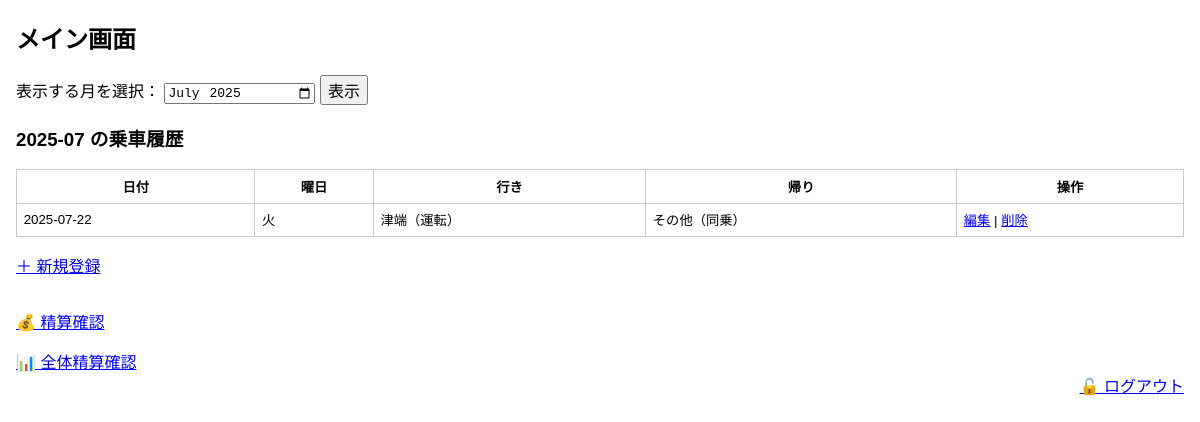
The app's page / (signed in) with its own data.
### tables this page shows
CREATE TABLE ride_records (
    id INTEGER PRIMARY KEY AUTOINCREMENT,
    user_id INTEGER NOT NULL,
    date TEXT NOT NULL,
    go_location_id INTEGER,
    go_driver BOOLEAN,
    back_location_id INTEGER,
    back_driver BOOLEAN,
    FOREIGN KEY(user_id) REFERENCES user(id),
    FOREIGN KEY(go_location_id) REFERENCES locations(id),
    FOREIGN KEY(back_location_id) REFERENCES locations(id)
);

CREATE TABLE locations (
    id INTEGER PRIMARY KEY AUTOINCREMENT,
    name TEXT NOT NULL UNIQUE,
    price INTEGER NOT NULL
);

### app.py (the view)
@app.route("/")
@login_required
def index():
    month_str = request.args.get("month")
    if month_str:
        year, month = map(int, month_str.split("-"))
    else:
        now = datetime.now()
        year, month = now.year, now.month
        month_str = now.strftime("%Y-%m")
    db = get_db()
    ride_list = db.execute("""
        SELECT r.id, r.date, g.name as go_location, r.go_driver,
               b.name as back_location, r.back_driver
        FROM ride_records r
        LEFT JOIN locations g ON r.go_location_id = g.id
        LEFT JOIN locations b ON r.back_location_id = b.id
        WHERE r.user_id = ?
        AND strftime('%Y-%m', r.date) = ?
        ORDER BY r.date DESC
    """, [current_user.id, month_str]).fetchall()
    def get_weekday(date_str):
        y, m, d = map(int, date_str.split("-"))
        return ["月", "火", "水", "木", "金", "土", "日"][datetime(y, m, d).weekday()]
    rides = []
    registered_dates = set()
    for r in ride_list:
        r = dict(r)
        r['weekday'] = get_weekday(r['date'])
        registered_dates.add(r['date'])
        rides.append(r)
    new_reg_date = f"{month_str}-01"
    can_register = new_reg_date not in registered_dates
    already_registered_dates = [r["date"] for r in ride_list]
    return render_template(
        "index.html",
        ride_list=rides,
        selected_month=month_str,
        already_registered_dates=registered_dates if not can_register else set()
    )

### app.py (called while the page is built)
def connect_db():
    rv = sqlite3.connect(DATABASE)
    rv.row_factory = sqlite3.Row
    return rv

def get_db():
    if not hasattr(g, 'sqlite_db'):
        g.sqlite_db = connect_db()
    return g.sqlite_db

@login_manager.user_loader
def load_user(user_id):
    row = get_db().execute("SELECT id, userid FROM user WHERE id=?", [user_id]).fetchone()
    if row:
        return User(row["id"], row["userid"])
    return None

### templates/index.html
{% extends "base.html" %}
{% block content %}
<h2>メイン画面</h2>
<form method="get" action="/">
  <label for="month">表示する月を選択：</label>
  <input type="month" id="month" name="month" value="{{ selected_month }}">
  <input type="submit" value="表示">
</form>
{% if ride_list %}
<h3>{{ selected_month }} の乗車履歴</h3>
<div style="overflow-x: auto;">
  <table style="min-width: 800px; width: 100%; border-collapse: collapse; font-size: 14px;">
    <thead>
      <tr>
        <th>日付</th>
        <th>曜日</th>
        <th>行き</th>
        <th>帰り</th>
        <th>操作</th>
      </tr>
    </thead>
    <tbody>
      {% for ride in ride_list %}
      <tr>
        <td>{{ ride.date }}</td>
        <td>{{ ride.weekday }}</td>
        <td>{{ ride.go_location }}（{% if ride.go_driver %}運転{% else %}同乗{% endif %}）</td>
        <td>{{ ride.back_location }}（{% if ride.back_driver %}運転{% else %}同乗{% endif %}）</td>
        <td>
          <a href="/{{ ride.id }}/edit">編集</a> |
          <a href="/{{ ride.id }}/delete">削除</a>
        </td>
      </tr>
      {% endfor %}
    </tbody>
  </table>
</div>
{% else %}
<p>{{ selected_month }} の乗車情報が登録されていません。</p>
{% endif %}
{% set date_str = selected_month + '-01' %}
{% if date_str not in already_registered_dates %}
  <div style="margin-top: 1em;">
    <a href="/regist?date={{ date_str }}" class="btn">＋ 新規登録</a>
  </div>
{% endif %}
<div style="margin-top: 2em;">
  <a href="/settlement" class="btn">💰 精算確認</a>
</div>
<div style="margin-top: 1em;">
  <a href="/settlement_all" class="btn">📊 全体精算確認</a>
</div>
<div style="text-align: right; margin-bottom: 1em;">
  <a href="/logout" class="btn">🔓 ログアウト</a>
</div>
{% endblock %}

### templates/base.html (style rules this page uses)
body { font-family: sans-serif; margin: 1em; }
table { width: 100%; border-collapse: collapse; }
th, td { padding: 0.5em; border: 1px solid #ccc; font-size: 0.95em; }
input, select, button, .btn { font-size: 1em; }

### records on screen
ride_records: date "2025-07-22", weekday "火", go_location "津端", go_driver "運転", back_location "その他", back_driver "同乗"

### other values on screen
{{ selected_month }} "2025-07"
